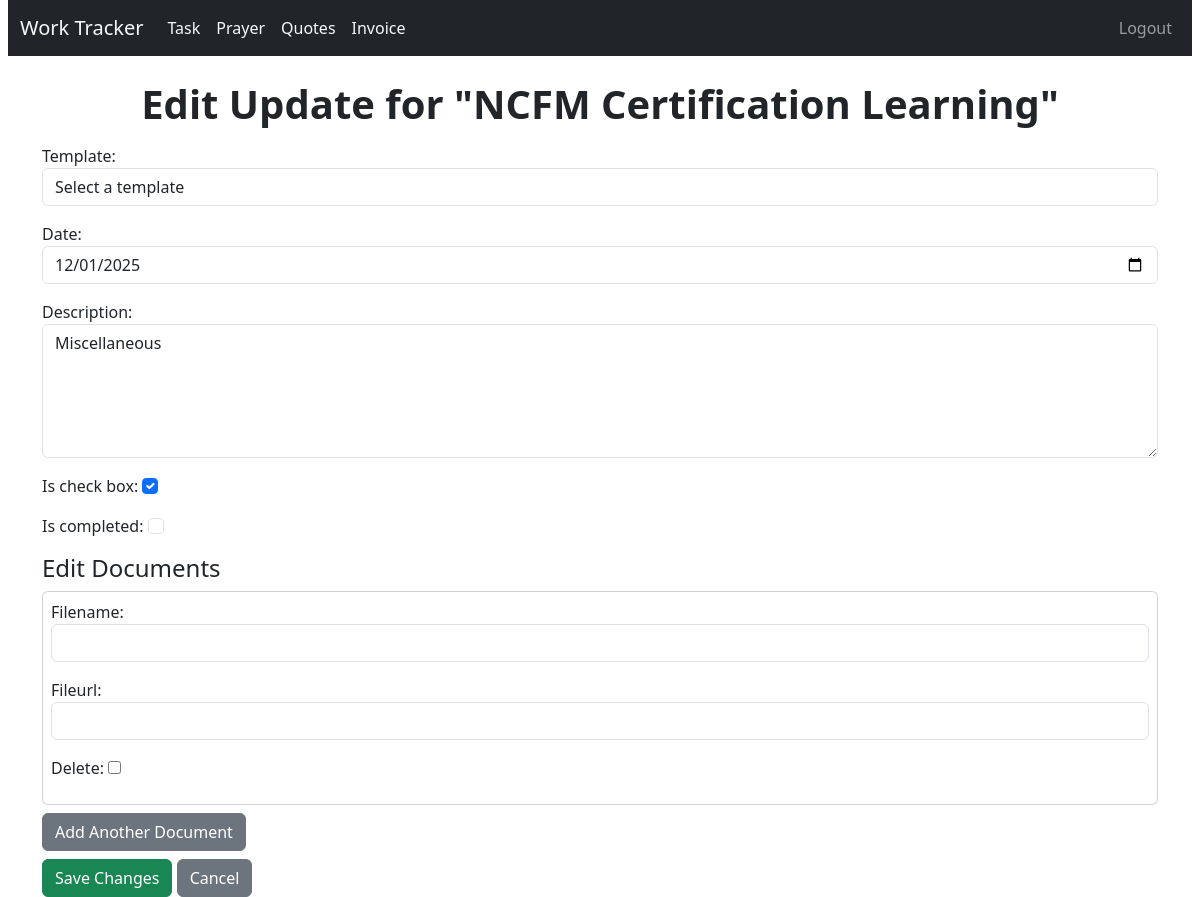
Page /update/88/edit/ (signed in) on the earlier database version.
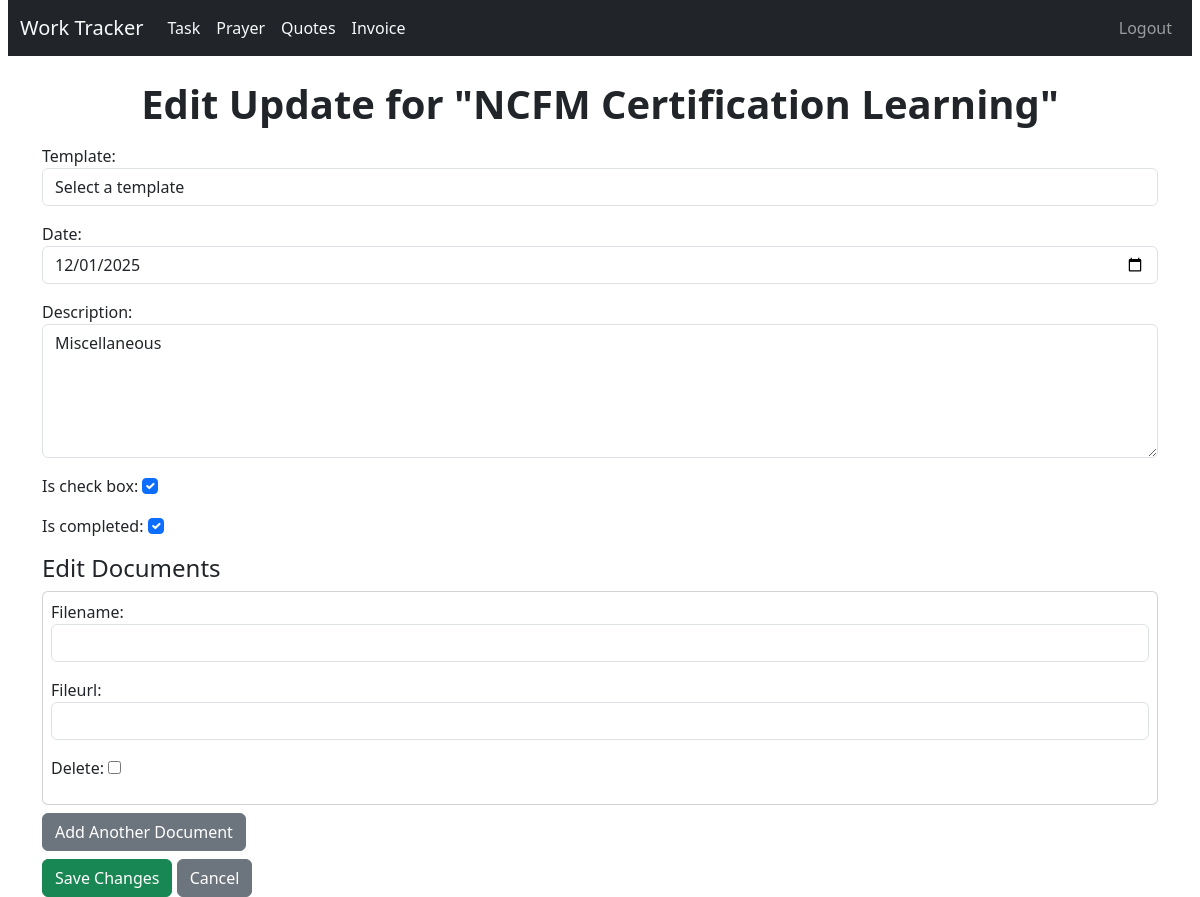
Same page on the later database version.
### tracker/models.py (models this page shows, shortened)
class Update(models.Model):
    task = models.ForeignKey(Task, on_delete=models.CASCADE, related_name='updates')
    date = models.DateField(default=timezone.now, null=True, blank=True)
    description = models.TextField()
    is_check_box = models.BooleanField(default=False)
    is_completed = models.BooleanField(default=False)

class Task(models.Model):
    STATUS_CHOICES = [
        ('Opened', 'Opened'),
        ('InProgress', 'In Progress'),
        ('Completed', 'Completed'),
    ]
    name = models.CharField(max_length=200)
    status = models.CharField(max_length=20, choices=STATUS_CHOICES, default='Opened')
    task_type = models.ForeignKey(TaskType, on_delete=models.CASCADE)
    started_date = models.DateField(default=timezone.now, null=True, blank=True)
    created_date = models.DateField(auto_now_add=True)
    updated_date = models.DateField(auto_now=True)
    completed_date = models.DateField(null=True, blank=True)
    target_date = models.DateField(default=timezone.now, null=True, blank=True)
    is_bookmark = models.BooleanField(default=False)
    is_private = models.BooleanField(default=False)
    is_hold = models.BooleanField(default=False)

### tracker/views.py (the view, shortened to what this page needs)
# urls.py: path('update/<int:pk>/edit/', views.UpdateEditView.as_view(), name='update_edit'),
class UpdateEditView(LoginRequiredMixin, View):
    def get(self, request, pk):
        update = get_object_or_404(Update, pk=pk)
        form = UpdateForm(instance=update)
        formset = DocumentFormSet(queryset=update.documents.all())
        return render(request, 'tracker/update_form.html', {
            'form': form,
            'formset': formset,
            'update': update,
        })

### tracker/forms.py
class UpdateForm(forms.ModelForm):
    template = forms.ModelChoiceField(
        queryset=UpdateTemplate.objects.all().order_by('name'),
        required=False,
        empty_label="Select a template",
        widget=forms.Select(attrs={'class': 'form-control'}),
        label="Template"
    )
    class Meta:
        model = Update
        fields = ['template', 'date', 'description', 'is_check_box', 'is_completed']
        widgets = {
            'date': forms.DateInput(attrs={'class': 'form-control', 'type': 'date'}),
            'description': forms.Textarea(attrs={'class': 'form-control', 'rows': 5}),
            'is_check_box': forms.CheckboxInput(attrs={'class': 'form-check-input'}),
            'is_completed': forms.CheckboxInput(attrs={'class': 'form-check-input'})
        }

### tracker/models.py (called while the page is built)
    def __str__(self):
        return self.name

### templates/tracker/update_form.html (shortened to what this page needs)
{% extends 'base.html' %}
{% load static %}
{% block content %}
<h1>Edit Update for "{{ update.task.name }}"</h1>
<form method="POST">
  {{ form.as_p }}
  <h4>Edit Documents</h4>
  <div id="formset">
    {% for form in formset %}
      <div class="card mb-2 p-2">
        {{ form.as_p }}
      </div>
    {% endfor %}
  </div>
  <button type="button" class="btn btn-secondary mb-2" id="add-more">Add Another Document</button>
  <br>
  <button type="submit" class="btn btn-success">Save Changes</button>
  <a href="{% url 'tracker:update_list' update.task.id %}" class="btn btn-secondary">Cancel</a>
</form>
{% endblock %}

Differences in the rows shown:
changed Update "Miscellaneous": is_completed "☐" → "☑"
